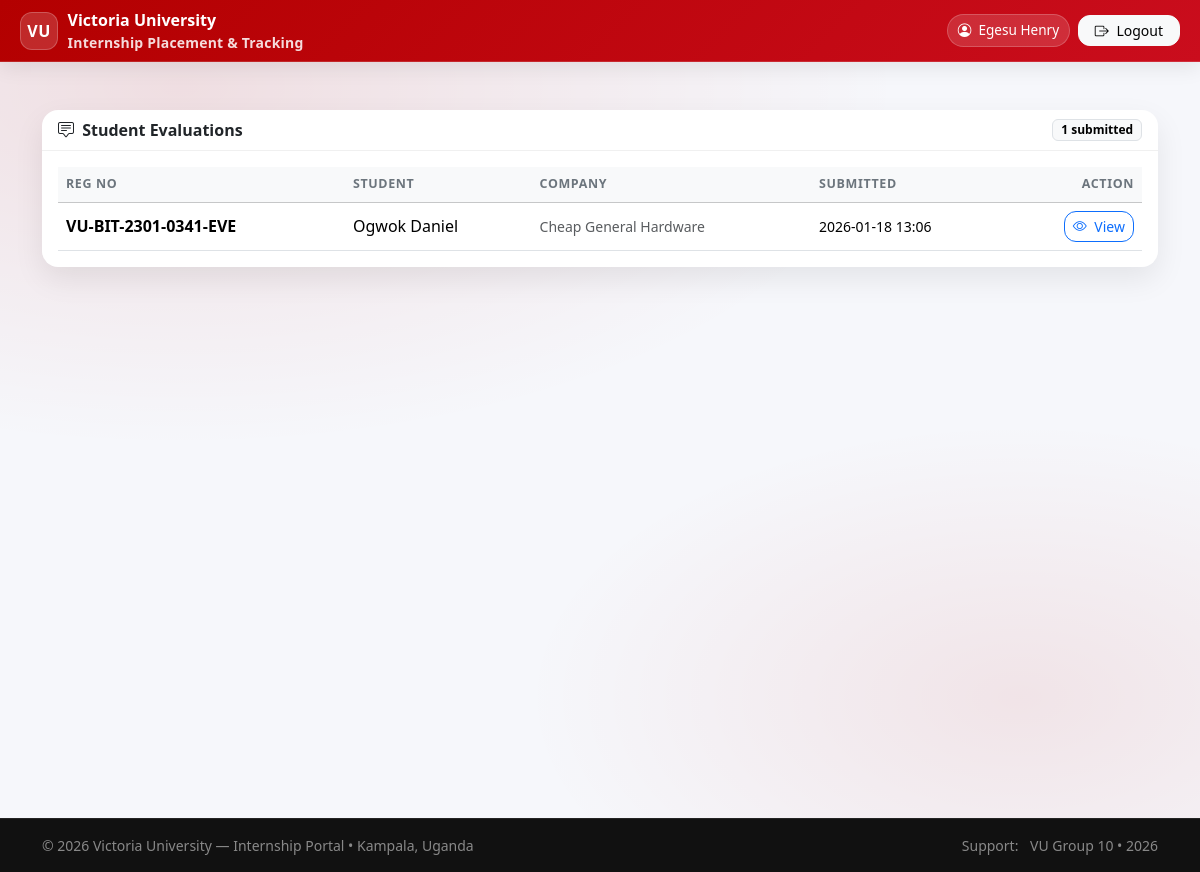
/tracking/supervisor/student-evaluations/ (signed in), run on the app's committed database.
### accounts/models.py (models this page shows, shortened)
class User(AbstractUser):
    username = None
    email = models.EmailField(_("email address"), unique=True)
    USERNAME_FIELD = "email"
    REQUIRED_FIELDS = []
    objects = UserManager()
    class Meta:
        permissions = [
            ("role_university_supervisor", "Role: VU_UniversitySupervisor"),
            ("role_industry_supervisor", "Role: IndustrySupervisor"),
            ("role_coordinator", "Role: VU_Coordinator"),
        ]
    @property
    def display_name(self):
        full = self.get_full_name().strip()
        return full if full else self.email

class StudentProfile(models.Model):
    user = models.OneToOneField("accounts.User", on_delete=models.CASCADE, related_name="student_profile")
    reg_no = models.CharField(max_length=50, unique=True)
    phone = models.CharField(max_length=30, blank=True)
    program = models.ForeignKey(
        "academics.Program",
        on_delete=models.PROTECT,
        null=True,
        blank=True,
        related_name="students",
    )

### tracking/models.py (models this page shows, shortened)
class StudentEvaluation(models.Model):
    STATUS_CHOICES = [
        ("draft", "Draft"),
        ("submitted", "Submitted"),
    ]
    placement = models.OneToOneField(
        Placement, on_delete=models.CASCADE, related_name="student_evaluation"
    )
    student_user = models.ForeignKey(
        settings.AUTH_USER_MODEL,
        on_delete=models.PROTECT,
        related_name="student_evaluations",
    )
    program = models.CharField(max_length=200, blank=True)
    internship_site = models.CharField(max_length=200, blank=True)
    eval_date = models.DateField(default=timezone.localdate)
    q1 = models.TextField(blank=True)
    q2 = models.TextField(blank=True)
    q3 = models.TextField(blank=True)
    q4 = models.TextField(blank=True)
    q5 = models.TextField(blank=True)
    q6 = models.TextField(blank=True)
    q7 = models.TextField(blank=True)
    q8 = models.TextField(blank=True)
    q9 = models.TextField(blank=True)
    q10 = models.TextField(blank=True)
    status = models.CharField(max_length=20, choices=STATUS_CHOICES, default="draft")
    submitted_at = models.DateTimeField(null=True, blank=True)
    created_at = models.DateTimeField(auto_now_add=True)
    updated_at = models.DateTimeField(auto_now=True)

### placements/models.py (models this page shows, shortened)
class Placement(models.Model):
    STATUS = [
        ("pending_student_ack", "Pending student acknowledgement"),
        ("active", "Active"),
        ("on_hold", "On hold"),
        ("completed", "Completed"),
        ("terminated", "Terminated"),
    ]
    request = models.OneToOneField(InternshipRequest, on_delete=models.PROTECT, related_name="placement")
    company = models.ForeignKey(Company, on_delete=models.PROTECT)
    industry_supervisor = models.ForeignKey(CompanyContact, null=True, blank=True, on_delete=models.SET_NULL)
    university_supervisor = models.ForeignKey("accounts.StaffProfile", null=True, blank=True, on_delete=models.SET_NULL)
    start_date = models.DateField()
    end_date = models.DateField()
    placement_letter = models.FileField(upload_to="placements/letters/", blank=True, null=True)
    status = models.CharField(max_length=30, choices=STATUS, default="pending_student_ack")
    created_at = models.DateTimeField(auto_now_add=True)

class InternshipRequest(models.Model):
    SOURCE = [
        ("student_selected", "Student selected from list"),
        ("student_proposed", "Student proposed new company"),
        ("university_assigned", "University assigned"),
    ]
    STATUS = [
        ("draft", "Draft"),
        ("submitted", "Submitted"),
        ("under_review", "Under review"),
        ("recommendation_pending", "Recommendation pending approval"),
        ("recommended", "Recommendation issued"),
        ("acceptance_uploaded", "Acceptance uploaded"),
        ("acceptance_verified", "Acceptance verified"),
        ("rejected", "Rejected"),
        ("returned_for_acceptance", "Returned: Upload Acceptance Letter"),
    ]
    student = models.ForeignKey(
        "accounts.StudentProfile",
        on_delete=models.CASCADE,
        related_name="requests"
    )
    period = models.ForeignKey(InternshipPeriod, on_delete=models.PROTECT)
    request_source = models.CharField(max_length=30, choices=SOURCE)
    preferred_company = models.ForeignKey(Company, null=True, blank=True, on_delete=models.SET_NULL)
    coordinator_comment = models.TextField(blank=True)
    coordinator_commented_at = models.DateTimeField(null=True, blank=True)
    proposed_company_name = models.CharField(max_length=200, blank=True)
    proposed_company_district = models.CharField(max_length=120, blank=True)
    proposed_company_address = models.CharField(max_length=255, blank=True)
    proposed_company_contact = models.CharField(max_length=200, blank=True)
    preferred_field = models.CharField(max_length=120, blank=True)
    notes = models.TextField(blank=True)
    cv = models.FileField(upload_to="requests/cv/", blank=True, null=True)
    request_letter = models.FileField(upload_to="requests/letters/", blank=True, null=True)
    status = models.CharField(max_length=40, choices=STATUS, default="draft")
    submitted_at = models.DateTimeField(null=True, blank=True)
    reviewed_by = models.ForeignKey(
        "accounts.User",
        null=True, blank=True,
        on_delete=models.SET_NULL,
        related_name="reviewed_requests"
    )
    reviewed_at = models.DateTimeField(null=True, blank=True)
    review_notes = models.TextField(blank=True)
    recommendation_letter = models.FileField(
        upload_to="requests/recommendation_letters/",
        null=True, blank=True
    )
    recommendation_issued_at = models.DateTimeField(null=True, blank=True)
    recommendation_approved = models.BooleanField(default=False)
    recommendation_approved_at = models.DateTimeField(null=True, blank=True)
    recommendation_approved_by = models.ForeignKey(
        settings.AUTH_USER_MODEL,
        null=True, blank=True,
        on_delete=models.SET_NULL,
        related_name="approved_recommendation_requests"
    )
    acceptance_letter = models.FileField(
        upload_to="requests/acceptance_letters/",
        null=True, blank=True
    )
    acceptance_uploaded_at = models.DateTimeField(null=True, blank=True)
    acceptance_verified = models.BooleanField(default=False)
    acceptance_verified_at = models.DateTimeField(null=True, blank=True)
    class Meta:
        unique_together = [("student", "period")]  # one request per period

### companies/models.py (models this page shows, shortened)
class Company(models.Model):
    STATUS = [
        ("pending_verification", "Pending verification"),
        ("approved", "Approved"),
        ("rejected", "Rejected"),
        ("inactive", "Inactive"),
    ]
    name = models.CharField(max_length=200, unique=True)
    industry = models.CharField(max_length=120, blank=True)
    district = models.CharField(max_length=120, blank=True)
    address = models.CharField(max_length=255, blank=True)
    status = models.CharField(max_length=30, choices=STATUS, default="pending_verification")
    created_at = models.DateTimeField(auto_now_add=True)

### tracking/views.py (the view)
# urls.py: path("supervisor/student-evaluations/", views.supervisor_student_evaluations, name="supervisor_student_evaluations"),
@login_required
def supervisor_student_evaluations(request):
    if not is_university_supervisor(request.user):
        return HttpResponseForbidden("University Supervisors only.")
    staff = getattr(request.user, "staff_profile", None)
    if not staff:
        return HttpResponseForbidden("Staff profile not set.")
    evaluations = (
        StudentEvaluation.objects
        .filter(status="submitted", placement__university_supervisor=staff)
        .select_related(
            "placement",
            "placement__company",
            "placement__request__student",
            "placement__request__student__user",
            "student_user",
        )
        .order_by("placement__request__student__reg_no", "-submitted_at")
    )
    return render(request, "tracking/supervisor_student_evaluations.html", {
        "evaluations": evaluations,
    })

### tracking/views.py (called while the page is built)
def is_university_supervisor(user):
    return user.is_authenticated and (user.is_superuser or user.has_perm("accounts.role_university_supervisor"))

### templates/tracking/supervisor_student_evaluations.html (shortened to what this page needs)
{% extends "base.html" %}
{% block content %}
<div class="card">
  <div class="card-header d-flex justify-content-between align-items-center">
    <span class="fw-bold"><i class="bi bi-chat-square-text me-1"></i> Student Evaluations</span>
    <span class="badge text-bg-light border">{{ evaluations|length }} submitted</span>
  </div>
  <div class="card-body">
    {% if evaluations %}
      <div class="table-responsive">
        <table class="table table-hover align-middle mb-0">
          <thead class="table-light">
            <tr>
              <th>Reg No</th>
              <th>Student</th>
              <th>Company</th>
              <th>Submitted</th>
              <th class="text-end">Action</th>
            </tr>
          </thead>
          <tbody>
            {% for e in evaluations %}
              <tr>
                <td class="fw-semibold">{{ e.placement.request.student.reg_no }}</td>
                <td>{{ e.placement.request.student.user.display_name }}</td>
                <td class="text-muted small">{{ e.placement.company.name }}</td>
                <td class="small">{{ e.submitted_at|date:"Y-m-d H:i" }}</td>
                <td class="text-end">
                  <a class="btn btn-outline-primary btn-sm"
                     href="{% url 'supervisor_student_evaluation_detail' e.id %}">
                    <i class="bi bi-eye me-1"></i> View
                  </a>
                </td>
              </tr>
            {% endfor %}
          </tbody>
        </table>
      </div>
    {% else %}
      <div class="text-center py-5">
        <i class="bi bi-inbox text-danger" style="font-size:2rem;"></i>
        <div class="fw-bold mt-2">No student evaluations yet</div>
        <div class="text-muted small">They will appear once students submit.</div>
      </div>
    {% endif %}
  </div>
</div>
{% endblock %}

### templates/base.html (shortened to what this page needs)
<!doctype html>
<html lang="en">
<head>
  {% load static %}
  <link href="https://cdn.jsdelivr.net/npm/bootstrap@5.3.3/dist/css/bootstrap.min.css" rel="stylesheet">
  <link rel="stylesheet" href="https://cdn.jsdelivr.net/npm/bootstrap-icons@1.11.3/font/bootstrap-icons.min.css">
  <link rel="stylesheet" href="{% static 'base/css/vu_portal.css' %}">
</head>
<body class="vu-body d-flex flex-column">
  <header class="vu-topbar">
    <nav class="navbar navbar-expand-lg navbar-dark py-2">
      <div class="container-fluid vu-container-pad">
        <a class="vu-brand" href="{% url 'dashboard' %}">
          <span class="vu-badge">VU</span>
          <span class="d-none d-sm-inline">
            Victoria University
            <small class="d-none d-lg-block">Internship Placement & Tracking</small>
          </span>
        </a>
        <div class="collapse navbar-collapse" id="vuNav">
          <ul class="navbar-nav ms-auto align-items-lg-center gap-lg-2">
            {% if request.user.is_authenticated %}
              <li class="nav-item my-2 my-lg-0">
                <span class="vu-pill">
                  <i class="bi bi-person-circle"></i>
                  {{ request.user.display_name|default:request.user.email }}
                </span>
              </li>
              <li class="nav-item my-2 my-lg-0">
                <form method="post" action="{% url 'logout' %}" class="d-inline">
                  <button type="submit" class="btn btn-light btn-sm px-3">
                    <i class="bi bi-box-arrow-right me-1"></i> Logout
                  </button>
                </form>
              </li>
            {% else %}
              <li class="nav-item my-2 my-lg-0">
                <a href="{% url 'login' %}" class="btn btn-light btn-sm px-3">
                  <i class="bi bi-box-arrow-in-right me-1"></i> Login
                </a>
              </li>
            {% endif %}
          </ul>
        </div>
      </div>
    </nav>
  </header>
  <main id="main-content" class="container vu-main my-4 my-lg-5 flex-grow-1">
    {% block content %}{% endblock %}
  </main>
  <footer class="vu-footer mt-auto">
    <div class="container py-3 d-flex flex-column flex-md-row justify-content-between align-items-start align-items-md-center gap-2">
      <div class="small text-white-50">
        © {% now "Y" %} Victoria University — Internship Portal
        <span class="d-none d-md-inline">• Kampala, Uganda</span>
      </div>
      <div class="small text-white-50">
        <span class="me-2">Support:</span>
        <span class="text-white-50">VU Group 10 • 2026</span>
      </div>
    </div>
  </footer>
</body>
</html>

### static/base/css/vu_portal.css (style rules this page uses)
:root { --vu-red: #8B0000; --vu-red-2: #B30000; --vu-dark: #111827; --vu-bg: #f6f7fb; --vu-card: #ffffff; --vu-border: rgba(0,0,0,.08); --vu-muted: #6b7280; --vu-radius: 16px; --vu-radius-sm: 12px; --vu-shadow: 0 12px 30px rgba(0,0,0,.08); --vu-shadow-hover: 0 14px 34px rgba(0,0,0,.10); --vu-soft: rgba(179,0,0,.08); }
.vu-body { min-height: 100vh; background: radial-gradient(1200px 600px at 15% 10%, rgba(179,0,0,.10), transparent 60%), radial-gradient(900px 500px at 85% 80%, rgba(179,0,0,.08), transparent 55%), var(--vu-bg); color: var(--vu-dark); }
a { text-decoration: none; }
.vu-topbar { background: linear-gradient(135deg, var(--vu-red), var(--vu-red-2)); box-shadow: 0 12px 30px rgba(0,0,0,.18); border-bottom: 1px solid rgba(255,255,255,.14); }
.vu-badge { width: 38px; height: 38px; display: grid; place-items: center; border-radius: 12px; background: rgba(255,255,255,.18); border: 1px solid rgba(255,255,255,.25); font-weight: 900; letter-spacing: .4px; }
.vu-pill { display: inline-flex; align-items: center; gap: .45rem; padding: .38rem .65rem; border-radius: 999px; background: rgba(255,255,255,.14); border: 1px solid rgba(255,255,255,.18); color: #fff; font-size: .85rem; white-space: nowrap; }
.card { border: 0; border-radius: var(--vu-radius); box-shadow: var(--vu-shadow); }
.card-header { background: transparent; border-bottom: 1px solid rgba(0,0,0,.06); font-weight: 800; }
.btn { border-radius: var(--vu-radius-sm); }
.table thead th { font-size: .78rem; text-transform: uppercase; letter-spacing: .05em; color: #6c757d; }
.table td, .table th { vertical-align: middle; }
.vu-footer { background: linear-gradient(135deg, #141414, #0b0f1a); border-top: 1px solid rgba(255,255,255,.08); }

### templates/base.html (style rules this page uses)
:root { --vu-red:#b30000; --vu-red-2:#ca0d1d; --vu-soft:#fff5f5; }
.vu-topbar { position: sticky; top: 0; z-index: 1030; background: linear-gradient(135deg, var(--vu-red), var(--vu-red-2)); border-bottom: 1px solid rgba(255,255,255,.14); box-shadow: 0 .35rem 1.2rem rgba(0,0,0,.08); }
.vu-brand { display:flex; align-items:center; gap:.6rem; text-decoration:none; color:#fff; font-weight:900; }
.vu-badge { width:38px; height:38px; border-radius: 12px; display:grid; place-items:center; background: rgba(255,255,255,.16); border: 1px solid rgba(255,255,255,.22); font-weight:900; letter-spacing:.5px; }
.vu-brand small { display:block; color:rgba(255,255,255,.86); font-weight:600; letter-spacing:.2px; }
.vu-pill { display:inline-flex; align-items:center; gap:.45rem; padding:.35rem .6rem; border-radius: 999px; background: rgba(255,255,255,.14); border: 1px solid rgba(255,255,255,.20); color:#fff; font-size:.85rem; white-space: nowrap; }
.vu-main { min-height: calc(100vh - 140px); }
.vu-footer { background: #111; border-top: 1px solid rgba(255,255,255,.08); }
@media (min-width: 992px) { .vu-container-pad { padding-left: 1.25rem; padding-right: 1.25rem; } }

### data on the page
User: user.display_name "Egesu Henry"
StudentEvaluation: placement.request.student.reg_no "VU-BIT-2301-0341-EVE", placement.request.student.user.display_name "Ogwok Daniel", placement.company.name "Cheap General Hardware", submitted_at "2026-01-18 13:06"

### other printed values
{{ evaluations|length }} "1"
